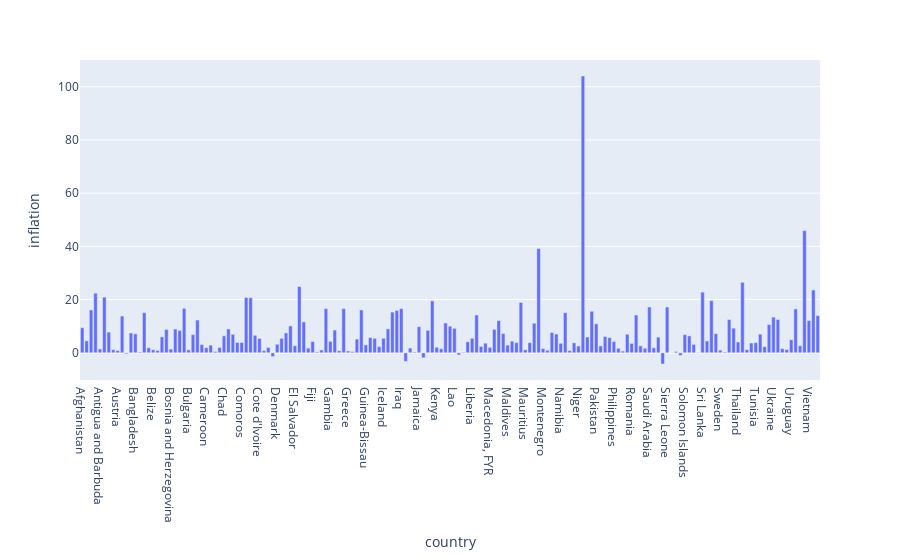

Notebook cell for this chart:
### Code cell
px.bar(country_df, x="country", y="inflation")

### Figure 1 — Plotly figure (JSON) as saved in the notebook; plotly's stock layout.template omitted (floating-point values rounded to 4 significant figures; data arrays with more than 128 entries replaced by an {"elided": "..."} marker saying what was removed)
{"data": [{"alignmentgroup": "True", "hovertemplate": "country=%{x}<br>inflation=%{y}<extra></extra>", "legendgroup": "", "marker": {"color": "#636efa"}, "name": "", "offsetgroup": "", "orientation": "v", "showlegend": false, "textposition": "auto", "type": "bar", "x": {"elided": "167 str values"}, "xaxis": "x", "y": {"elided": "167 float values"}, "yaxis": "y"}], "layout": {"barmode": "relative", "legend": {"tracegroupgap": 0}, "margin": {"t": 60}, "xaxis": {"anchor": "y", "domain": [0, 1], "title": {"text": "country"}}, "yaxis": {"anchor": "x", "domain": [0, 1], "title": {"text": "inflation"}}}}
